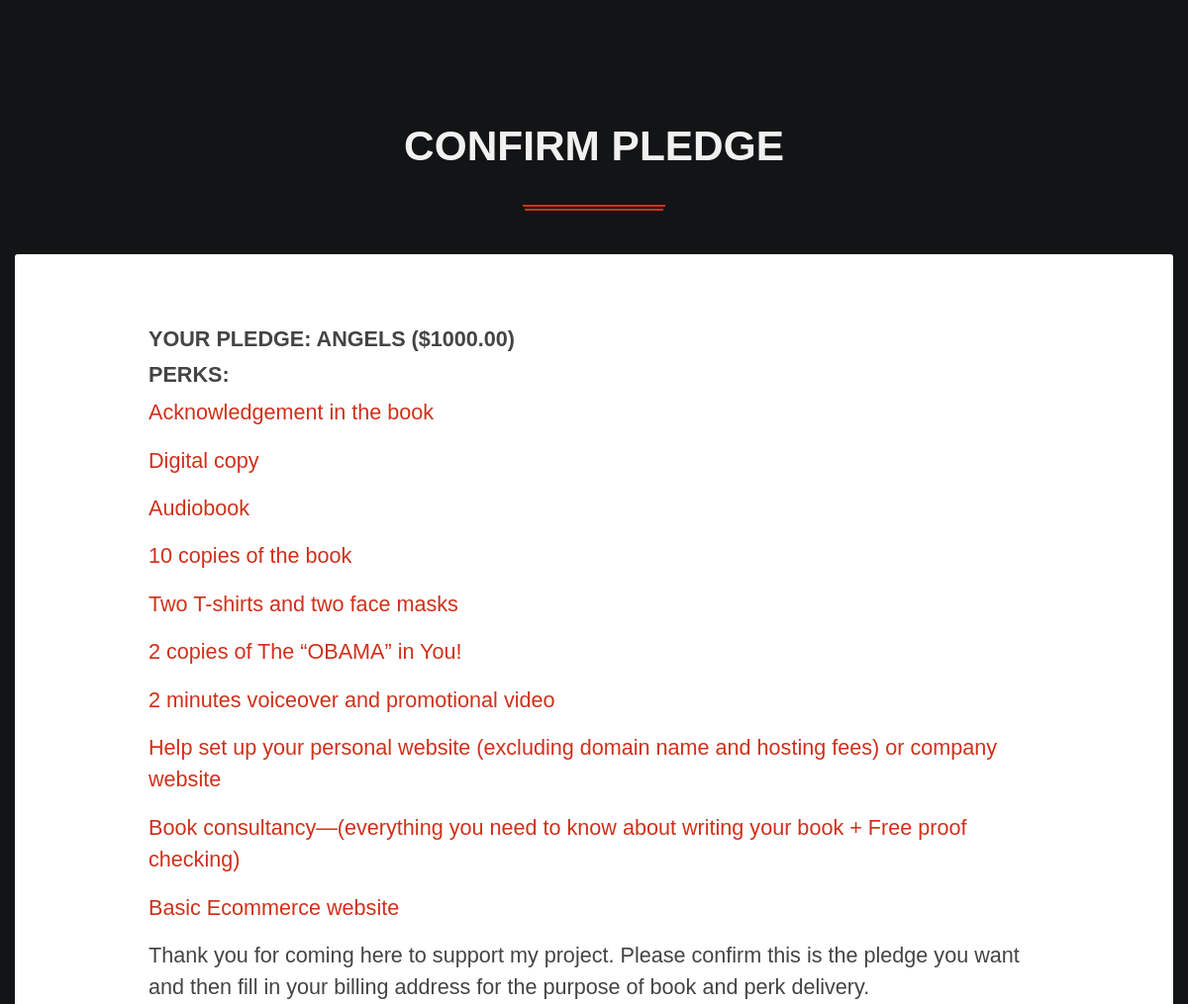
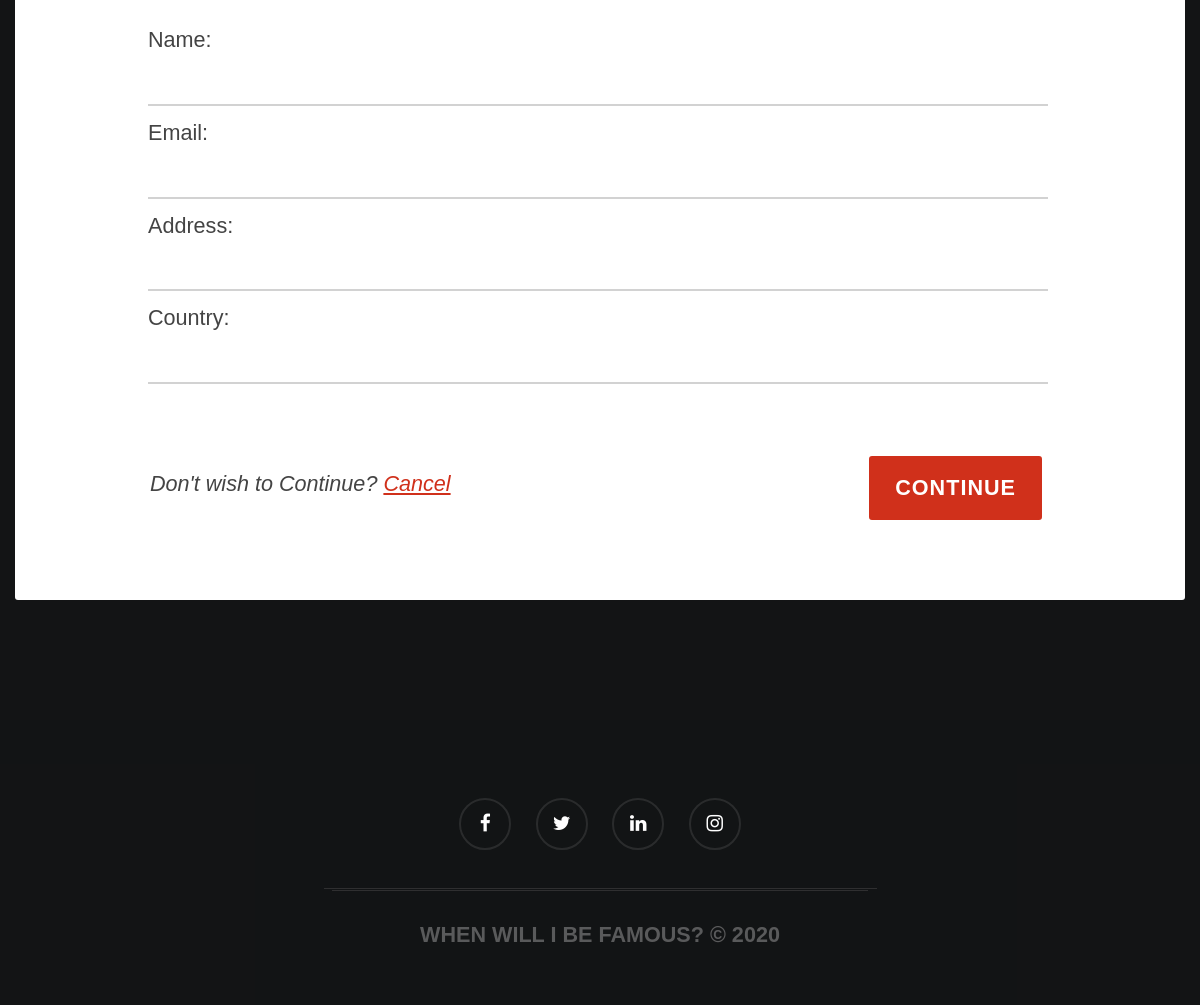
Page /7/ on the committed database (2 pictures, top to bottom).
### crowdfund/models.py (models this page shows, shortened)
class Reward(models.Model):
	name = models.CharField(max_length=255)
	amount = models.DecimalField(max_digits=8, decimal_places=2)

class Perk(models.Model):
	description = models.CharField(max_length=255)
	reward = models.ForeignKey(Reward, on_delete=models.CASCADE, related_name='perks')
	created = models.DateTimeField(auto_now=True)
	def __str__(self):
		return self.description

### crowdfund/views.py (the view)
# urls.py: path('<int:id>/', reward, name='reward'),
def reward(request, id):
	reward = get_object_or_404(Reward, id=id)
	if request.method == 'POST':
		form = OrderCreateForm(request.POST)
		if form.is_valid():
			order = form.save(commit=False)
			order.reward = reward
			order.save()
			request.session['order_id'] = order.id
			return redirect(reverse('payment_process'))
	else:
		form = OrderCreateForm()
	return render(request,
				  'reward.html',
				  {'form': form, 'reward': reward})

### crowdfund/forms.py
class OrderCreateForm(forms.ModelForm):
    class Meta:
        model = Order
        fields = ['name', 'email', 'address', 'country']

### templates/reward.html (shortened to what this page needs)
{% extends "base.html" %}
{% load static %}
{% block content %}
<div class="crowdfund-body-background">
</div>
<section class="crowdfund-section">
    <div class="crowdfund-section-content">
        <div class="crowdfund-limit-width">
            <div class="crowdfund-title">
                <h2>Confirm Pledge</h2>
                <div class="crowdfund-underline"></div>
            </div>
            <div class="crowdfund-post crowdfund-block-light">
                <div class="crowdfund-post-container-big crowdfund-text-large">
                    <div class="crowdfund-limit-width crowdfund-900">
                        <h5>Your pledge: {{ reward.name }} (${{ reward.amount }})</h5>
                        <h5>Perks:</h5>
                        {% for perk in reward.perks.all %}
                        <p class="fg-color-red">{{ perk }}</p>
                        {% endfor %}
                        <p>
                            Thank you for coming here to support my project. Please confirm this is the pledge you want and then fill in your billing address for the purpose of book and perk delivery.
                        </p>
                        <br>
                        <form id="pledgeform" action="" method="post"> {% csrf_token %}
                            <div class="crowdfund-table crowdfund-table-contacts">
                                <div class="crowdfund-row">
                                    <div class="crowdfund-col crowdfund-col-12">
                                        {{ form }}
                                    </div>
                                </div>
                            </div>
                            <div class="crowdfund-table crowdfund-content-footer">
                                <div class="crowdfund-column crowdfund-fullwidth">
                                    <p class="italic">Don't wish to Continue? <a href="{% url 'home' %}">Cancel</a></p>
                                </div>
                                <div class="crowdfund-column">
                                    <button class="crowdfund-button crowdfund-mobile-fullwidth" type="submit">Continue</button>
                                </div>
                            </div>
                        </form>
                    </div>
                </div>
            </div>
        </div>
    </div>
</section>
{% endblock %}

### rows in the picture
Reward: name "ANGELS", amount "1000.00"
Perk: description "Acknowledgement in the book"
Perk: description "Digital copy"
Perk: description "Audiobook"
Perk: description "10 copies of the book"
Perk: description "Two T-shirts and two face masks"
Perk: description "2 copies of The “OBAMA” in You!"
Perk: description "2 minutes voiceover and promotional video"
Perk: description "Help set up your personal website (excluding domain name and hosting fees) or company website"
Perk: description "Book consultancy—(everything you need to know about writing your book + Free proof checking)"
Perk: description "Basic Ecommerce website"
